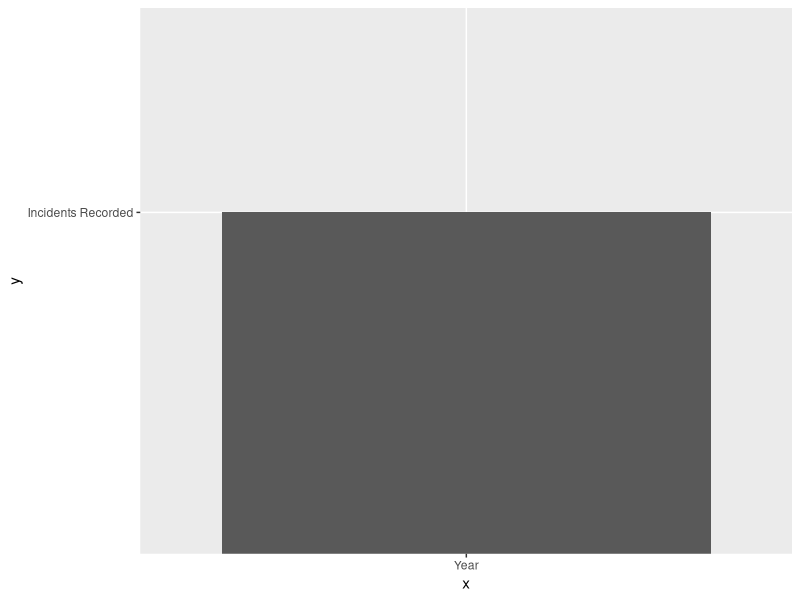

This figure's R source:
## ---- chunk 1
library(readr)
library(dplyr)
library(tidyverse)
library(ggplot2)
## ---- chunk 2
data <- read_csv("Data_Tables_Criminal_Incidents_Visualisation_Year_Ending_December_2019.csv")
## ---- chunk 3
View(data)
## ---- chunk 4
data %>% 
  filter ('Year Ending' == "December") %>%
ggplot(aes
       (x = "Year",
         y = "Incidents Recorded")) +
  geom_col()
